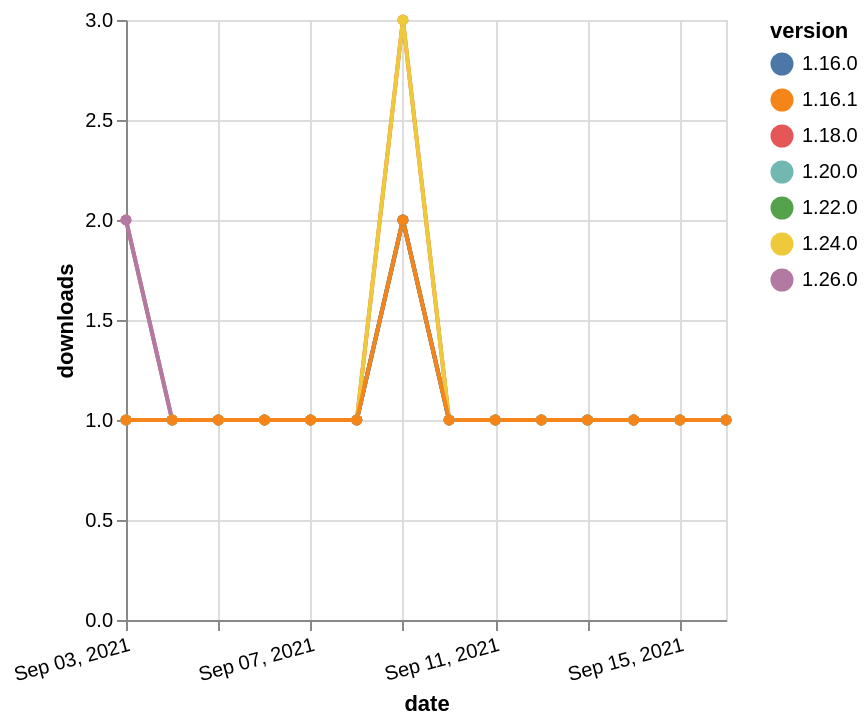

Write the Vega-Lite specification saved for this chart.
### Vega-Lite specification from a JSON file in a GitHub repository (floating-point values rounded to 4 significant figures)
{"$schema": "https://vega.github.io/schema/vega-lite/v5.json", "description": "A simple bar chart with embedded data.", "data": {"values": [{"date": "2021-09-03", "total": 338, "delta": 2, "version": "1.18.0"}, {"date": "2021-09-04", "total": 339, "delta": 1, "version": "1.18.0"}, {"date": "2021-09-05", "total": 340, "delta": 1, "version": "1.18.0"}, {"date": "2021-09-06", "total": 341, "delta": 1, "version": "1.18.0"}, {"date": "2021-09-07", "total": 342, "delta": 1, "version": "1.18.0"}, {"date": "2021-09-08", "total": 343, "delta": 1, "version": "1.18.0"}, {"date": "2021-09-09", "total": 346, "delta": 3, "version": "1.18.0"}, {"date": "2021-09-10", "total": 347, "delta": 1, "version": "1.18.0"}, {"date": "2021-09-11", "total": 348, "delta": 1, "version": "1.18.0"}, {"date": "2021-09-12", "total": 349, "delta": 1, "version": "1.18.0"}, {"date": "2021-09-13", "total": 350, "delta": 1, "version": "1.18.0"}, {"date": "2021-09-14", "total": 351, "delta": 1, "version": "1.18.0"}, {"date": "2021-09-15", "total": 352, "delta": 1, "version": "1.18.0"}, {"date": "2021-09-16", "total": 353, "delta": 1, "version": "1.18.0"}, {"date": "2021-09-03", "total": 169, "delta": 1, "version": "1.22.0"}, {"date": "2021-09-04", "total": 170, "delta": 1, "version": "1.22.0"}, {"date": "2021-09-05", "total": 171, "delta": 1, "version": "1.22.0"}, {"date": "2021-09-06", "total": 172, "delta": 1, "version": "1.22.0"}, {"date": "2021-09-07", "total": 173, "delta": 1, "version": "1.22.0"}, {"date": "2021-09-08", "total": 174, "delta": 1, "version": "1.22.0"}, {"date": "2021-09-09", "total": 176, "delta": 2, "version": "1.22.0"}, {"date": "2021-09-10", "total": 177, "delta": 1, "version": "1.22.0"}, {"date": "2021-09-11", "total": 178, "delta": 1, "version": "1.22.0"}, {"date": "2021-09-12", "total": 179, "delta": 1, "version": "1.22.0"}, {"date": "2021-09-13", "total": 180, "delta": 1, "version": "1.22.0"}, {"date": "2021-09-14", "total": 181, "delta": 1, "version": "1.22.0"}, {"date": "2021-09-15", "total": 182, "delta": 1, "version": "1.22.0"}, {"date": "2021-09-16", "total": 183, "delta": 1, "version": "1.22.0"}, {"date": "2021-09-03", "total": 127, "delta": 2, "version": "1.26.0"}, {"date": "2021-09-04", "total": 128, "delta": 1, "version": "1.26.0"}, {"date": "2021-09-05", "total": 129, "delta": 1, "version": "1.26.0"}, {"date": "2021-09-06", "total": 130, "delta": 1, "version": "1.26.0"}, {"date": "2021-09-07", "total": 131, "delta": 1, "version": "1.26.0"}, {"date": "2021-09-08", "total": 132, "delta": 1, "version": "1.26.0"}, {"date": "2021-09-09", "total": 134, "delta": 2, "version": "1.26.0"}, {"date": "2021-09-10", "total": 135, "delta": 1, "version": "1.26.0"}, {"date": "2021-09-11", "total": 136, "delta": 1, "version": "1.26.0"}, {"date": "2021-09-12", "total": 137, "delta": 1, "version": "1.26.0"}, {"date": "2021-09-13", "total": 138, "delta": 1, "version": "1.26.0"}, {"date": "2021-09-14", "total": 139, "delta": 1, "version": "1.26.0"}, {"date": "2021-09-15", "total": 140, "delta": 1, "version": "1.26.0"}, {"date": "2021-09-16", "total": 141, "delta": 1, "version": "1.26.0"}, {"date": "2021-09-03", "total": 189, "delta": 1, "version": "1.20.0"}, {"date": "2021-09-04", "total": 190, "delta": 1, "version": "1.20.0"}, {"date": "2021-09-05", "total": 191, "delta": 1, "version": "1.20.0"}, {"date": "2021-09-06", "total": 192, "delta": 1, "version": "1.20.0"}, {"date": "2021-09-07", "total": 193, "delta": 1, "version": "1.20.0"}, {"date": "2021-09-08", "total": 194, "delta": 1, "version": "1.20.0"}, {"date": "2021-09-09", "total": 196, "delta": 2, "version": "1.20.0"}, {"date": "2021-09-10", "total": 197, "delta": 1, "version": "1.20.0"}, {"date": "2021-09-11", "total": 198, "delta": 1, "version": "1.20.0"}, {"date": "2021-09-12", "total": 199, "delta": 1, "version": "1.20.0"}, {"date": "2021-09-13", "total": 200, "delta": 1, "version": "1.20.0"}, {"date": "2021-09-14", "total": 201, "delta": 1, "version": "1.20.0"}, {"date": "2021-09-15", "total": 202, "delta": 1, "version": "1.20.0"}, {"date": "2021-09-16", "total": 203, "delta": 1, "version": "1.20.0"}, {"date": "2021-09-03", "total": 241, "delta": 1, "version": "1.16.0"}, {"date": "2021-09-04", "total": 242, "delta": 1, "version": "1.16.0"}, {"date": "2021-09-05", "total": 243, "delta": 1, "version": "1.16.0"}, {"date": "2021-09-06", "total": 244, "delta": 1, "version": "1.16.0"}, {"date": "2021-09-07", "total": 245, "delta": 1, "version": "1.16.0"}, {"date": "2021-09-08", "total": 246, "delta": 1, "version": "1.16.0"}, {"date": "2021-09-09", "total": 248, "delta": 2, "version": "1.16.0"}, {"date": "2021-09-10", "total": 249, "delta": 1, "version": "1.16.0"}, {"date": "2021-09-11", "total": 250, "delta": 1, "version": "1.16.0"}, {"date": "2021-09-12", "total": 251, "delta": 1, "version": "1.16.0"}, {"date": "2021-09-13", "total": 252, "delta": 1, "version": "1.16.0"}, {"date": "2021-09-14", "total": 253, "delta": 1, "version": "1.16.0"}, {"date": "2021-09-15", "total": 254, "delta": 1, "version": "1.16.0"}, {"date": "2021-09-16", "total": 255, "delta": 1, "version": "1.16.0"}, {"date": "2021-09-03", "total": 186, "delta": 1, "version": "1.24.0"}, {"date": "2021-09-04", "total": 187, "delta": 1, "version": "1.24.0"}, {"date": "2021-09-05", "total": 188, "delta": 1, "version": "1.24.0"}, {"date": "2021-09-06", "total": 189, "delta": 1, "version": "1.24.0"}, {"date": "2021-09-07", "total": 190, "delta": 1, "version": "1.24.0"}, {"date": "2021-09-08", "total": 191, "delta": 1, "version": "1.24.0"}, {"date": "2021-09-09", "total": 194, "delta": 3, "version": "1.24.0"}, {"date": "2021-09-10", "total": 195, "delta": 1, "version": "1.24.0"}, {"date": "2021-09-11", "total": 196, "delta": 1, "version": "1.24.0"}, {"date": "2021-09-12", "total": 197, "delta": 1, "version": "1.24.0"}, {"date": "2021-09-13", "total": 198, "delta": 1, "version": "1.24.0"}, {"date": "2021-09-14", "total": 199, "delta": 1, "version": "1.24.0"}, {"date": "2021-09-15", "total": 200, "delta": 1, "version": "1.24.0"}, {"date": "2021-09-16", "total": 201, "delta": 1, "version": "1.24.0"}, {"date": "2021-09-03", "total": 243, "delta": 1, "version": "1.16.1"}, {"date": "2021-09-04", "total": 244, "delta": 1, "version": "1.16.1"}, {"date": "2021-09-05", "total": 245, "delta": 1, "version": "1.16.1"}, {"date": "2021-09-06", "total": 246, "delta": 1, "version": "1.16.1"}, {"date": "2021-09-07", "total": 247, "delta": 1, "version": "1.16.1"}, {"date": "2021-09-08", "total": 248, "delta": 1, "version": "1.16.1"}, {"date": "2021-09-09", "total": 250, "delta": 2, "version": "1.16.1"}, {"date": "2021-09-10", "total": 251, "delta": 1, "version": "1.16.1"}, {"date": "2021-09-11", "total": 252, "delta": 1, "version": "1.16.1"}, {"date": "2021-09-12", "total": 253, "delta": 1, "version": "1.16.1"}, {"date": "2021-09-13", "total": 254, "delta": 1, "version": "1.16.1"}, {"date": "2021-09-14", "total": 255, "delta": 1, "version": "1.16.1"}, {"date": "2021-09-15", "total": 256, "delta": 1, "version": "1.16.1"}, {"date": "2021-09-16", "total": 257, "delta": 1, "version": "1.16.1"}]}, "width": "container", "mark": {"type": "line", "point": {"filled": true}}, "encoding": {"x": {"field": "date", "type": "temporal", "timeUnit": "yearmonthdate", "title": "date", "axis": {"labelAngle": -15}}, "y": {"field": "delta", "type": "quantitative", "title": "downloads"}, "color": {"field": "version", "type": "nominal"}, "tooltip": {"field": "delta"}}}
